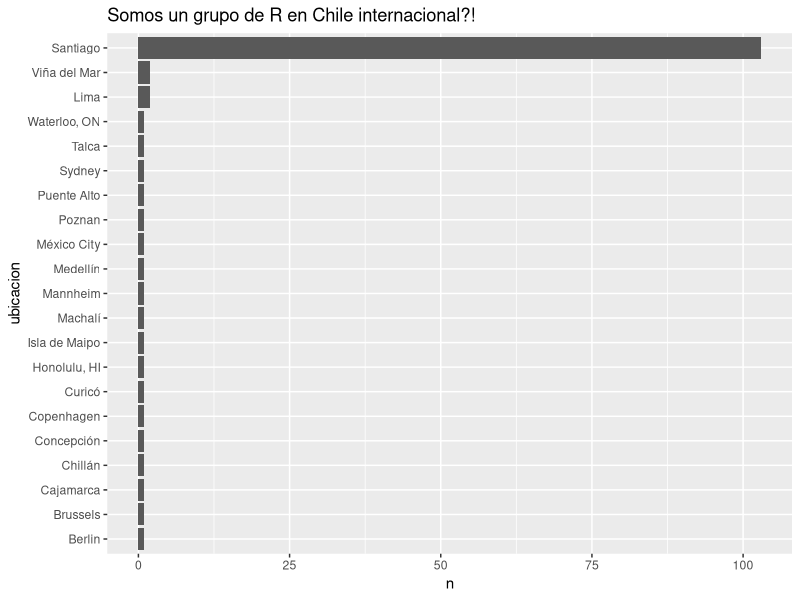

Here is the R script that generated this plot:
#' ---
#' title: "useRChile Revival"
#' author: "Joshua"
#' output: 
#'  html_document: 
#'    keep_md: yes
#' ---

#' (Esto se puede ver también por [acá](https://rawgit.com/jbkunst/useRchile/master/20150707-revival/readme.html))
#' <br>
#' Con el fin de *re*activar el grupo pretendo realizar un tipo de estudio descritivo usando... R?

#' Paquetes (no librerías!) a necesitar!
#+ fig.width=10, fig.height=5, warning=FALSE, message=FALSE
rm(list = ls())
library("dplyr")
library("ggplot2")
library("lubridate")
# library("printr")

#' Leer el archivo
data <- read.table("useRchile_Member_List_on_07-07-15.txt",
                   sep = "\t", fileEncoding = "UTF-8", header = TRUE,
                   stringsAsFactors = FALSE)

#' Le agregamos la clase tbl (paquete dplyr) que uno de sus ventajas es como se visualiza la realizar el print en consola.

data <- tbl_df(data)

head(data)

#' Ugh, esos nombres!
names(data) <- names(data) %>% # seleccionamos los nombres
  tolower() %>% # lo llevamos a minúsculas
  gsub("^x\\.|\\.$", "", .) %>% # limpiamos 'puntos' y la 'x' del comienzo
  gsub("\\.", "_", .) %>% 
  iconv(to = "ASCII//TRANSLIT") # removemos tildes

head(data)

#' Un poco mejor! Ahora por unos descriptivos
 
#' De donde somos?
t <- data %>% 
  group_by(ubicacion) %>% 
  summarise(n = n()) %>% 
  arrange(n) %>% # los ordenos segun tamaña para que al realizar el 'factor' queden ordenados y plotearlos
  mutate(ubicacion = factor(ubicacion, levels = ubicacion))

tail(t)

ggplot(t) + 
  geom_bar(aes(ubicacion, n), stat = "identity") +
  coord_flip() +
  ggtitle("Somos un grupo de R en Chile internacional?!")

#' Como hemos crecido en tamaño durante el tiempo
data <- data %>% 
  mutate(se_unio_al_grupo_el_date = gsub("/", "-", se_unio_al_grupo_el)) %>%  
  mutate(se_unio_al_grupo_el_date = dmy(se_unio_al_grupo_el_date)) 

data %>% select(se_unio_al_grupo_el, se_unio_al_grupo_el_date)

t <- data %>% 
  group_by(se_unio_al_grupo_el) %>% 
  summarise(n = n()) %>% 
  arrange(se_unio_al_grupo_el)
